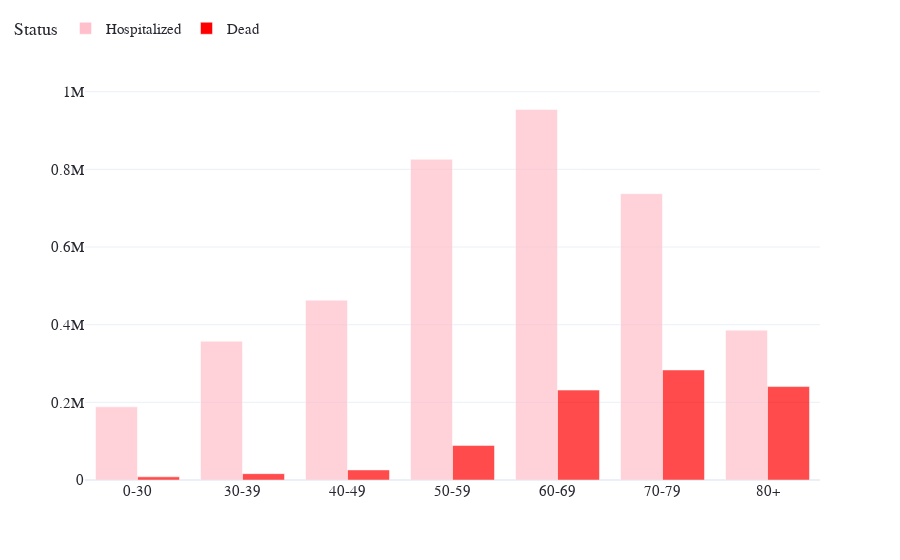

The cell this chart's notebook holds for it:
### Code cell
num_dead = df[df.Status == "Dead"].Forecast.iloc[-1]
num_recovered = df[df.Status == "Recovered"].Forecast.iloc[-1]
outcomes_by_age_group = functions.get_status_by_age_group(AGE_DATA, MortalityRate.default,
                                                          num_dead, num_recovered)
fig = graphic.age_segregated_mortality(
    outcomes_by_age_group.loc[:, ["Dead", "Need Hospitalization"]]
)

fig

### Figure 1 — Plotly figure (JSON) as saved in the notebook; plotly's stock layout.template omitted (floating-point values rounded to 4 significant figures)
{"data": [{"alignmentgroup": "True", "hoverlabel": {"namelength": 0}, "hovertemplate": "Status=Hospitalized<br>x=%{x}<br>Forecast=%{y}", "legendgroup": "Hospitalized", "marker": {"color": "pink", "opacity": 0.7}, "name": "Hospitalized", "offsetgroup": "Hospitalized", "orientation": "v", "showlegend": true, "textposition": "auto", "type": "bar", "x": ["0-30", "30-39", "40-49", "50-59", "60-69", "70-79", "80+"], "xaxis": "x", "y": [188500.0, 357500.0, 463200.0, 825900.0, 954200.0, 737500.0, 385800.0], "yaxis": "y"}, {"alignmentgroup": "True", "hoverlabel": {"namelength": 0}, "hovertemplate": "Status=Dead<br>x=%{x}<br>Forecast=%{y}", "legendgroup": "Dead", "marker": {"color": "red", "opacity": 0.7}, "name": "Dead", "offsetgroup": "Dead", "orientation": "v", "showlegend": true, "textposition": "auto", "type": "bar", "x": ["0-30", "30-39", "40-49", "50-59", "60-69", "70-79", "80+"], "xaxis": "x", "y": [8174, 16366, 25960, 88952, 231539, 283401, 240654], "yaxis": "y"}], "layout": {"barmode": "group", "font": {"color": "#262730", "family": "Arial", "size": 15}, "legend": {"orientation": "h", "title": {"text": "Status"}, "tracegroupgap": 0, "x": -0.1, "y": 1.2}, "margin": {"t": 60}, "xaxis": {"anchor": "y", "domain": [0, 1], "title": {"text": ""}}, "yaxis": {"anchor": "x", "domain": [0, 1], "title": {"text": ""}}}}
